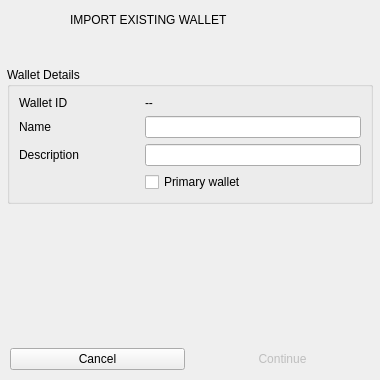
<?xml version="1.0" encoding="UTF-8"?>
<ui version="4.0">
 <class>ImportWalletNewDialog</class>
 <widget class="QDialog" name="ImportWalletNewDialog">
  <property name="geometry">
   <rect>
    <x>0</x>
    <y>0</y>
    <width>380</width>
    <height>380</height>
   </rect>
  </property>
  <property name="windowTitle">
   <string>Import Existing Wallet</string>
  </property>
  <layout class="QVBoxLayout" name="verticalLayout">
   <property name="spacing">
    <number>7</number>
   </property>
   <property name="leftMargin">
    <number>0</number>
   </property>
   <property name="topMargin">
    <number>0</number>
   </property>
   <property name="rightMargin">
    <number>0</number>
   </property>
   <property name="bottomMargin">
    <number>0</number>
   </property>
   <item>
    <widget class="QWidget" name="horizontalWidget" native="true">
     <property name="minimumSize">
      <size>
       <width>380</width>
       <height>60</height>
      </size>
     </property>
     <property name="maximumSize">
      <size>
       <width>16777215</width>
       <height>60</height>
      </size>
     </property>
     <property name="darkOverlay" stdset="0">
      <bool>true</bool>
     </property>
     <widget class="QLabel" name="label">
      <property name="geometry">
       <rect>
        <x>0</x>
        <y>0</y>
        <width>300</width>
        <height>40</height>
       </rect>
      </property>
      <property name="text">
       <string>IMPORT EXISTING WALLET</string>
      </property>
      <property name="indent">
       <number>70</number>
      </property>
      <property name="h1" stdset="0">
       <bool>true</bool>
      </property>
      <property name="titlePaneSecondary" stdset="0">
       <bool>true</bool>
      </property>
     </widget>
     <widget class="QLabel" name="label_2">
      <property name="geometry">
       <rect>
        <x>0</x>
        <y>0</y>
        <width>60</width>
        <height>60</height>
       </rect>
      </property>
      <property name="text">
       <string/>
      </property>
      <property name="pixmap">
       <pixmap resource="armory.qrc">:/resources/wallet_import.png</pixmap>
      </property>
      <property name="alignment">
       <set>Qt::AlignCenter</set>
      </property>
     </widget>
    </widget>
   </item>
   <item>
    <widget class="QWidget" name="verticalWidget" native="true">
     <property name="minimumSize">
      <size>
       <width>0</width>
       <height>0</height>
      </size>
     </property>
     <layout class="QVBoxLayout" name="verticalLayout_3">
      <property name="spacing">
       <number>0</number>
      </property>
      <property name="leftMargin">
       <number>7</number>
      </property>
      <property name="topMargin">
       <number>0</number>
      </property>
      <property name="rightMargin">
       <number>7</number>
      </property>
      <property name="bottomMargin">
       <number>10</number>
      </property>
      <item>
       <widget class="QGroupBox" name="groupBox">
        <property name="title">
         <string>Wallet Details</string>
        </property>
        <layout class="QGridLayout" name="gridLayout">
         <item row="3" column="1">
          <widget class="QCheckBox" name="checkBoxPrimaryWallet">
           <property name="enabled">
            <bool>true</bool>
           </property>
           <property name="sizePolicy">
            <sizepolicy hsizetype="Expanding" vsizetype="Fixed">
             <horstretch>0</horstretch>
             <verstretch>0</verstretch>
            </sizepolicy>
           </property>
           <property name="text">
            <string>Primary wallet</string>
           </property>
          </widget>
         </item>
         <item row="2" column="1">
          <widget class="QLineEdit" name="lineEditDescription"/>
         </item>
         <item row="1" column="0">
          <widget class="QLabel" name="label_3">
           <property name="sizeIncrement">
            <size>
             <width>0</width>
             <height>0</height>
            </size>
           </property>
           <property name="text">
            <string>Name</string>
           </property>
          </widget>
         </item>
         <item row="1" column="1">
          <widget class="QLineEdit" name="lineEditWalletName"/>
         </item>
         <item row="2" column="0">
          <widget class="QLabel" name="label_4">
           <property name="sizeIncrement">
            <size>
             <width>0</width>
             <height>0</height>
            </size>
           </property>
           <property name="midLineWidth">
            <number>0</number>
           </property>
           <property name="text">
            <string>Description</string>
           </property>
           <property name="alignment">
            <set>Qt::AlignLeading|Qt::AlignLeft|Qt::AlignVCenter</set>
           </property>
          </widget>
         </item>
         <item row="0" column="0">
          <widget class="QLabel" name="label_5">
           <property name="minimumSize">
            <size>
             <width>120</width>
             <height>0</height>
            </size>
           </property>
           <property name="text">
            <string>Wallet ID</string>
           </property>
          </widget>
         </item>
         <item row="0" column="1">
          <widget class="QLabel" name="labelWalletId">
           <property name="text">
            <string>--</string>
           </property>
          </widget>
         </item>
        </layout>
       </widget>
      </item>
     </layout>
    </widget>
   </item>
   <item>
    <widget class="WalletKeysCreateNewWidget" name="widgetCreateKeys" native="true">
     <property name="minimumSize">
      <size>
       <width>100</width>
       <height>23</height>
      </size>
     </property>
    </widget>
   </item>
   <item>
    <spacer name="verticalSpacer">
     <property name="orientation">
      <enum>Qt::Vertical</enum>
     </property>
     <property name="sizeHint" stdset="0">
      <size>
       <width>0</width>
       <height>0</height>
      </size>
     </property>
    </spacer>
   </item>
   <item>
    <widget class="QWidget" name="widget" native="true">
     <property name="buttonBar" stdset="0">
      <bool>true</bool>
     </property>
     <layout class="QHBoxLayout" name="horizontalLayout">
      <property name="spacing">
       <number>10</number>
      </property>
      <property name="leftMargin">
       <number>10</number>
      </property>
      <property name="topMargin">
       <number>10</number>
      </property>
      <property name="rightMargin">
       <number>10</number>
      </property>
      <property name="bottomMargin">
       <number>10</number>
      </property>
      <item>
       <widget class="QPushButton" name="pushButtonCancel">
        <property name="text">
         <string>Cancel</string>
        </property>
        <property name="flat">
         <bool>false</bool>
        </property>
       </widget>
      </item>
      <item>
       <widget class="QPushButton" name="pushButtonImport">
        <property name="enabled">
         <bool>false</bool>
        </property>
        <property name="minimumSize">
         <size>
          <width>100</width>
          <height>0</height>
         </size>
        </property>
        <property name="text">
         <string>Continue</string>
        </property>
        <property name="default">
         <bool>true</bool>
        </property>
        <property name="flat">
         <bool>true</bool>
        </property>
       </widget>
      </item>
     </layout>
    </widget>
   </item>
  </layout>
 </widget>
 <customwidgets>
  <customwidget>
   <class>WalletKeysCreateNewWidget</class>
   <extends>QWidget</extends>
   <header>WalletKeysCreateNewWidget.h</header>
   <container>1</container>
  </customwidget>
 </customwidgets>
 <tabstops>
  <tabstop>lineEditWalletName</tabstop>
  <tabstop>lineEditDescription</tabstop>
  <tabstop>checkBoxPrimaryWallet</tabstop>
  <tabstop>pushButtonImport</tabstop>
 </tabstops>
 <resources>
  <include location="armory.qrc"/>
 </resources>
 <connections>
  <connection>
   <sender>pushButtonCancel</sender>
   <signal>clicked()</signal>
   <receiver>ImportWalletNewDialog</receiver>
   <slot>reject()</slot>
   <hints>
    <hint type="sourcelabel">
     <x>97</x>
     <y>358</y>
    </hint>
    <hint type="destinationlabel">
     <x>189</x>
     <y>189</y>
    </hint>
   </hints>
  </connection>
 </connections>
</ui>
